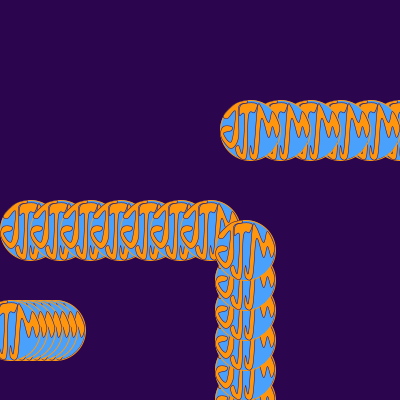
Frame 1 (no input)
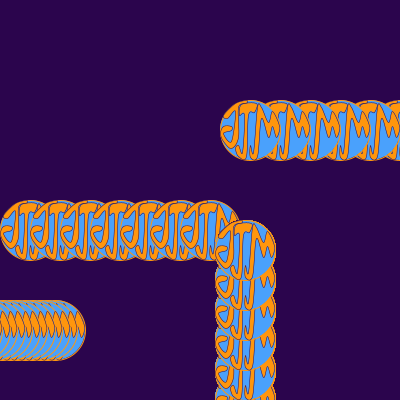
Frame 60 (the mouse pressed at the canvas centre just before this capture)
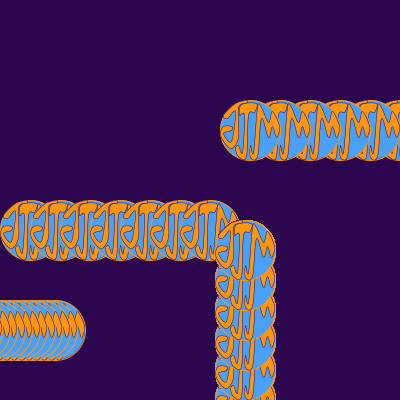
Frame 120 (the mouse held since frame 60 and released just before this capture)

The Processing sketch that drew these frames (run headless with seeded random() and noise(); from frame 60 on, the mouse is pressed at the canvas centre):

// Processing sketch: processing_38814
// ── processing_38814.pde

// Homework 6
// copyright John Mailley, September 2011, Pittsburgh, PA 15289

//----------VARIABLES--------------------

float x, y, wd, ht, s, diameter, a, b;


//----------SETUP------------------------

void setup()
{
  size (400, 400);
  smooth();
  background( 43, 5, 77);
  
  ellipseMode( CORNER);
 
  x = 50;
  y = 50;
  wd = 400;
  ht = 400;
  s = .5;
  diameter = 30;
  a = 100;
  b = 100;
  
}

//----------DRAW-------------------------

void draw ()
{
  x = width;
  while( x > width/2)
  {
    initials( x, b, diameter*2, diameter*2);
    initials( wd - x, b*2 , diameter*2, diameter*2);

    x = x - diameter;
  }
  
  
  a = height;
  while( a > height/2)
  {
    initials( width/2 + diameter/2, a, diameter*2, diameter*2);
    initials( b/4, ht - 100, diameter*2, diameter*2);
    
    a = a - diameter;
    b = b - diameter;
  }
  
}  
//----------defineFunction---

void initials(float x, float y, float wd, float ht)
{
   fill( 255, 255, 255);
  strokeWeight(3*s);
  stroke(74, 161, 252);
//  quad(250, 0, 500, 250, 250, 500, 0, 250);

  stroke(255, 150, 13);
  strokeWeight(2*s);
  fill(74, 161, 252);
  ellipse(x, y, wd, ht);

  strokeWeight(s);
  stroke(43, 5, 77);
  fill(255, 150, 13);
  
    //'J'
  beginShape();
    curveVertex(x + .0625*wd, y + .25*ht);
    curveVertex(x + .25*wd, y + .0625*ht);
    curveVertex(x + .4375*wd, y + .01*ht);
    curveVertex(x + .4375*wd, y + .05*ht);
    curveVertex(x + .3125*wd, y + .125*ht);
    curveVertex(x + .3125*wd, y + .625*ht);
    curveVertex(x + .1875*wd, y + .8125*ht);
    curveVertex(x + .0625*wd, y + .6875*ht);
    curveVertex(x, y + .5625*ht);
    curveVertex(x + .0625*wd, y + .4375*ht);
    curveVertex(x + .1875*wd, y + .4375*ht);
    curveVertex(x + .1875*wd, y + .5*ht);
    curveVertex(x + .0625*wd, y + .5625*ht);
    curveVertex(x + .1875*wd, y + .6875*ht);
    curveVertex(x + .25*wd, y + .1875*ht);
    curveVertex(x + .125*wd, y + .3125*ht);
    curveVertex(x + .0625*wd, y + .25*ht);
    curveVertex(x + .25*wd, y + .0625*ht);
    curveVertex(x + .4375*wd, y + .01*ht);
    curveVertex(x + .4375*wd, y + .05*ht);
  endShape();

  //'J' (2)
  beginShape();
    curveVertex(x + .25*wd, y + .8125*ht);
    curveVertex(x + .3125*wd, y + .75*ht);
    curveVertex(x + .375*wd, y + .875*ht);
    curveVertex(x + .41*wd, y + .25*ht);
    curveVertex(x + .32*wd, y + .25*ht);
    curveVertex(x + .36*wd, y + .08*ht);
    curveVertex(x + .6*wd, y + .0625*ht);
    curveVertex(x + .58*wd, y + .2*ht);
    curveVertex(x + .47*wd, y + .25*ht);
    curveVertex(x + .4375*wd, y + .9375*ht);
    curveVertex(x + .3125*wd, y + .9375*ht);
    curveVertex(x + .25*wd, y + .8125*ht);
    curveVertex(x + .3125*wd, y + .75*ht);
    curveVertex(x + .375*wd, y + .875*ht);
  endShape();

  //'M'
  beginShape();
    curveVertex(x + .9375*wd, y + .625*ht);
    curveVertex(x + .875*wd, y + .4375*ht);
    curveVertex(x + .8125*wd, y + .625*ht);
    curveVertex(x + .6875*wd, y + .3125*ht);
    curveVertex(x + .625*wd, y + .9375*ht);
    curveVertex(x + .5*wd, y + .95*ht);
    curveVertex(x + .5*wd, y + .75*ht);
    curveVertex(x + .5625*wd, y + .875*ht);
    curveVertex(x + .625*wd, y + .125*ht);
    curveVertex(x + .6875*wd, y + .125*ht);
    curveVertex(x + .8125*wd, y + .375*ht);
    curveVertex(x + .875*wd, y + .1875*ht);
    curveVertex(x + .99*wd, y + .4375*ht);
    curveVertex(x + .9375*wd, y + .625*ht);
    curveVertex(x + .875*wd, y + .4375*ht);
    curveVertex(x + .8125*wd, y + .625*ht);
  endShape();
}
